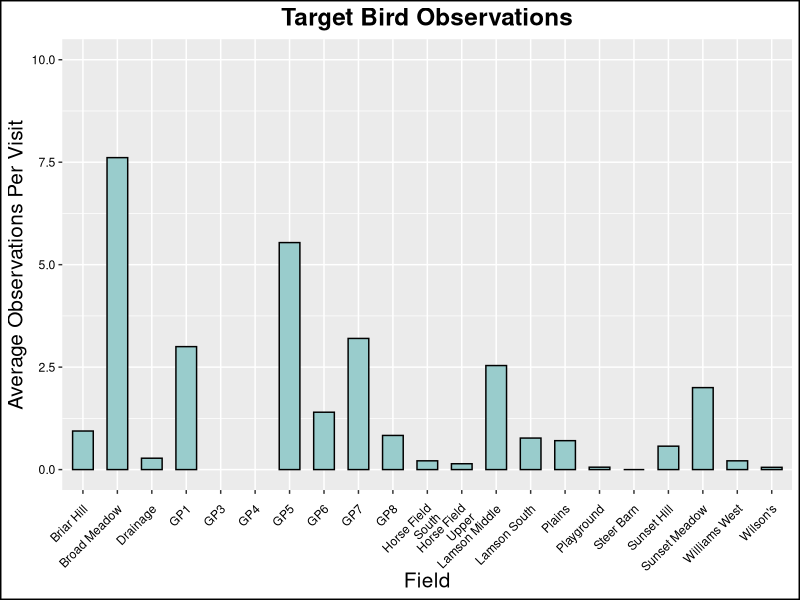

The R source for this figure:


###########################################################################
# This script successfully takes a single data set, tidies it, takes the average
# number of target birds seen at each field per visit, and plots it on a bar plot.
# It works for all of the 2025 data sets!

# The point of this is to show and estimate of the number of target birds using
# the field throughout the nesting season. It takes an average based on the 
# number of visits to the field in order to avoid double counting birds on 
# multiple visits (ie counting the same birds on visits 1 and 2)
###########################################################################


#######################################################
# These first three lines are where you might have to edit the script to match
# your file name and location. The "library" line is fine the way it is. Do
# not touch it. The "setwd" line codes the location of your file. The 
# "Property_Birds" line codes to the name of the file. Please see the 
# "(General) Using R.docx" file to learn about what to do with these lines.

library("tidyverse", "dplyr", "ggplot")
setwd("C:/Users/asussbauer/OneDrive - TTOR/Desktop")
Property_Birds <- read_csv("Master_TargetBirds(Sheet1).csv", na = c("N/A", ""))

#######################################################

# Now below is where the script starts to work with the data set

Property_Birds <- Property_Birds |>
  rename(
    Total_Observations = `Total_Target`,
    Target_Bird = `Target Bird`
  ) |>
  mutate(
    Point = factor(Point),
    Field = factor(Field)
  ) |>
  relocate(
    Total_Observations, .after = Field
  ) |>
  
  ## Above is data tidying, below are the transformations.
  
  select(
    Property, Field, Point, Target_Bird, within_50_Total
  ) |>
  arrange(
    Field, Point
  ) |>
  filter(
    !c(within_50_Total == "#VALUE!"),
    !c(within_50_Total == "NA")
  ) |>
  
##############################################################
# This "filter" line below is where you choose the property that you are
# interested in. Simply replace the property name, within the "", with the
# property of your choice. MUST be exactly what is written in the Excel file.

  filter(
    Property == "Appleton Farms"
  ) 
  
##############################################################



## Below is making a second data frame that counts how many times each
## point was visited, and takes an average. Not every point was visited the 
## same amount of times per field (volunteer missed a point in a visit, for 
## instance), so the average is total visits across all points / number of
## points for each field. This is the average amount of times each field was
## visited.

## "Field_Visits" is divided by 4 because there are four target species. 
## Otherwise, it counts each target species on each individual day as its own
## separate visit.

Survey_Points <- Property_Birds |>
  select(
    Field, Point
  ) |>
  group_by(
    Field
  ) |>
  count(
    Point
  ) |>
  rename(
    Total_Visits = `n`
  ) |> 
  distinct(
    Point, Total_Visits
  ) |>
  pivot_wider(
    names_from = Point,
    values_from = Total_Visits
  ) |>
  
  rowwise() |>
  
  mutate(
    Field_Visits = mean(c_across(everything()), na.rm = TRUE),
    Field_Visits = Field_Visits / 4
  )

## Below is counting the bobolinks at each point, and then merging
## the two data frames

Property_Birds <- Property_Birds |>
  select(
    Field, Point, Target_Bird, within_50_Total
  ) |>

#########################################################
# This "filter" line below is where you choose the target species that you want
# to look at. Replace Bobolink with Savannah Sparrow, Grasshopper Sparrow, or
# Eastern Meadowlark (within the "") to get the target bird of choice.

  filter(
    Target_Bird == "Bobolink"
  ) |>
##########################################################

  arrange(
    Field, Point
  ) |>
  group_by(
    Field, Point
  ) |>
  mutate(
    Total_Target = sum(as.numeric(within_50_Total))
  ) |>
  select(
    -within_50_Total
  ) |>
  distinct(
    Field, .keep_all = TRUE
  ) |>
  arrange(
    Point
  ) |>
  
  {\(.) {replace(.,is.na(.),0)}}() |>
  
  ## Next, you're trying to take the sum of each row to have the total birds
  ## seen at each field (sum of all the points per field), which you will then
  ## average by the amount of times that field was visited.
  
  ungroup(
    Field
  ) |>
  select(
    Field, Total_Target
  ) |>
  right_join(
    Survey_Points
  ) |>
  relocate(
    Field_Visits,
    .before = Total_Target
  ) |>
  group_by(
    Field
  ) |>
  mutate(
    avg_Target = Total_Target / Field_Visits
  ) |>
  select(
    Field, Field_Visits, avg_Target
  ) |>
  group_by(
    Field
  ) |>
  summarize(
    avg_Target = sum(avg_Target)
  )
  


## Up to here, you have a data frame with the 
## field names, each point, Total_Visits (to each field), and Total_Bobolinks 
## (total seen at each field over the season).


ggplot(Property_Birds, aes(x = Field, y = avg_Target)) +
  geom_bar(
    width = 0.6,
    stat = "identity",
    color = "black",
    fill = "#99CCCC"
  ) +
  theme(axis.text.x = element_text(angle = 45)) +
  theme(axis.text.x = element_text(vjust = 0.9)) +  
  theme(axis.text.x = element_text(hjust = 1)) +
  theme(axis.text = element_text(color = "black")) +
  scale_x_discrete(labels = function(x) str_wrap(x, width = 15)) +
  scale_y_continuous(limits = c(0,10)) +
  labs(title = "Target Bird Observations", y = "Average Observations Per Visit") +
  theme(plot.title = element_text(face = "bold", size = 17.5, hjust = 0.5)) +
  theme(axis.title.x = element_text(size = 15, vjust = 1)) +
  theme(axis.title.y = element_text(size = 15)) +
  theme(plot.background = element_rect(color = "black", fill = NA, linewidth = 1))

